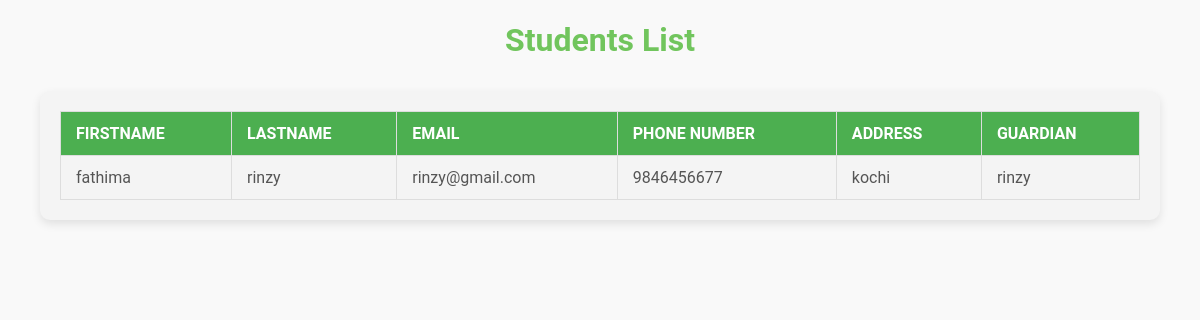
The page /stdlist on the database as committed earlier.
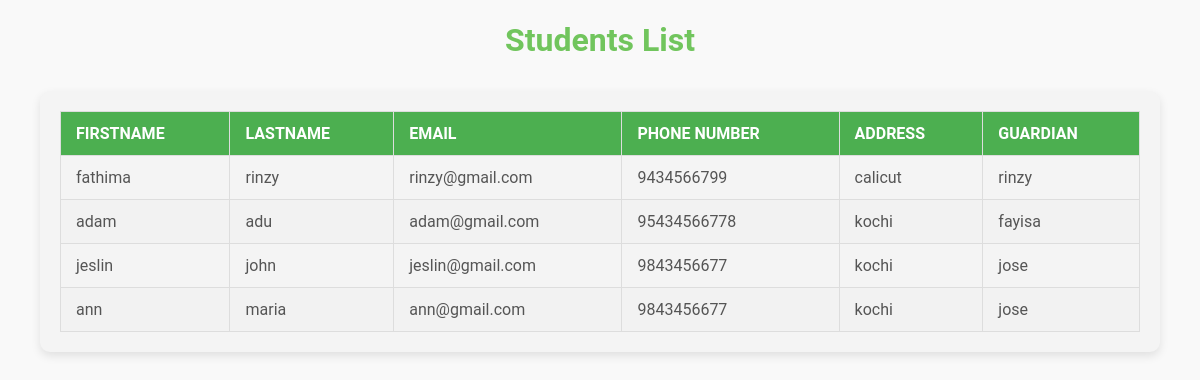
The same page on the database as committed later.
### tables this page shows
CREATE TABLE Student (
    studid INTEGER PRIMARY KEY AUTOINCREMENT,
    logid INTEGER,
    firstname TEXT,
    lastname TEXT,
    email TEXT,
    address TEXT,
    phone_number BIGINT,
    guardian TEXT,
    FOREIGN KEY (logid) REFERENCES Login(loginid)
);

### student.py (the view)
@app.route('/stdlist')
def stdlist():
    con=sqlite3.connect("studentmanagement.db")
    con.row_factory=sqlite3.Row
    cursor1=con.cursor()
    cursor1.execute("select * from Student")
    data=cursor1.fetchall()
    return render_template("stdlist.html",view=data)

### templates/stdlist.html (shortened to what this page needs)
<!DOCTYPE html>
<html lang="en">
<head>
</head>
<body>
    <h1>Students List</h1>
    <div class="table-container">
        <table >
            <thead>
                <tr>
                    <th>Firstname</th>
                    <th>Lastname</th>
                    <th>Email</th>
                    <th>Phone Number</th>
                    <th>Address</th>
                    <th>Guardian</th>
                </tr>
            </thead>
            <tbody>
                {% for i in view %}
                <tr>
                    <td>{{i.firstname}}</td>
                    <td>{{i.lastname}}</td>
                    <td>{{i.email}}</td>
                    <td>{{i.phone_number}}</td>
                    <td>{{i.address}}</td>
                    <td>{{i.guardian}}</td>
                </tr>
                {% endfor %}
            </tbody>
        </table>
    </div>
</body>
</html>

Rows that differ between the two databases and show on the page:
changed Student "fathima": phone_number "9846456677" → "9434566799"; address "kochi" → "calicut"
added Student: firstname "adam", lastname "adu", email "adam@gmail.com", phone_number "95434566778", address "kochi", guardian "fayisa"
added Student: firstname "jeslin", lastname "john", email "jeslin@gmail.com", phone_number "9843456677", address "kochi", guardian "jose"
added Student: firstname "ann", lastname "maria", email "ann@gmail.com", phone_number "9843456677", address "kochi", guardian "jose"
